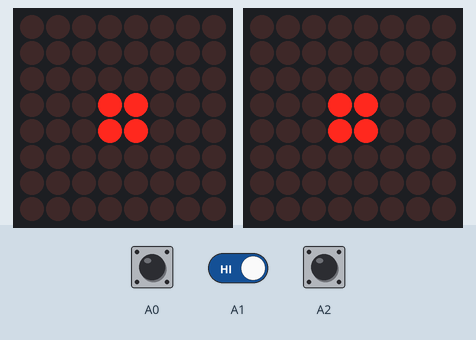
A sketch run on a simulated Arduino Uno, built with avr-gcc and run on an emulated ATmega328P. Shown: 2 × 8×8 LED matrix. Inputs (shaded band) come from the test bench; at power-on: A0 HIGH, A1 HIGH, A2 HIGH. What the sketch prints to the serial monitor is not drawn.

Above: at 1.2 s.
1.3 s: A0 pulled LOW for 0.15 s
At 1.47 s:
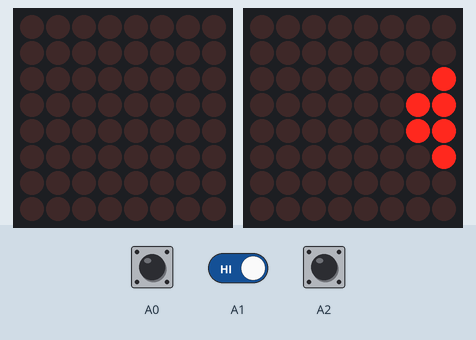
3.0 s: A1 driven LOW
6.0 s: A0 pulled LOW for 3.2 s
At 6.7 s:
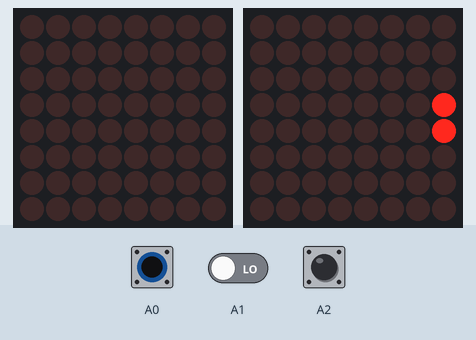
10.7 s: A2 pulled LOW for 3.2 s
At 11.4 s:
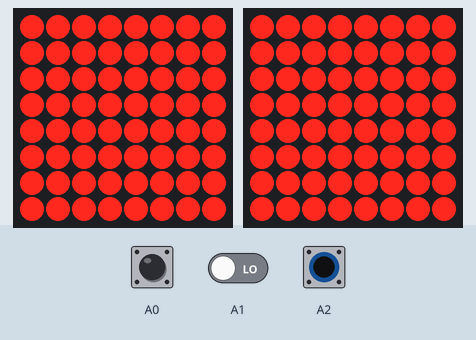

Measured:
- after the input at 1.3 s, the display: first changes at once (image 1 shows a later state)
- after the input at 6.0 s, the display: first differs from a run without the input after 0.66 s (image 2)
- after the input at 10.7 s, the display: changes at once (image 3)

The sketch:

Bici.ino
```cpp
#include <Wire.h>
#include "Adafruit_LEDBackpack.h"
#include "Adafruit_GFX.h"
#include "bici.h"

// Idle states
#define rectangulos 0
#define torreta 1
#define knight 2
#define lastidlestate torreta
#define firstidlestate rectangulos

Adafruit_8x8matrix matrix = Adafruit_8x8matrix();
Adafruit_8x8matrix matrix2 = Adafruit_8x8matrix();
int8_t a = 0;
int8_t b = 0;
int switchstate = 0;
int ML = 0;
int MR = 0;
int MS = 0;
int MI = 0;
int vueltas = 0; //Vueltas en idle

int idlestate = rectangulos;


void setup() {
  Serial.begin(9600);
  Serial.println("Ch9FOD Pwns");

  pinMode(A0, INPUT);
  digitalWrite(A0, HIGH);
  pinMode(A1, INPUT);
  digitalWrite(A1, HIGH);
  pinMode(A2, INPUT);
  digitalWrite(A2, HIGH);

  matrix.begin(0x70);  // pass in the address
  matrix.setRotation(3);
  matrix.setBrightness(0);
  matrix2.begin(0x71);  // pass in the address
  matrix2.setRotation(3);
  matrix2.setBrightness(0);
}

void loop()
{
  checkswitch();
  switch (switchstate)
  {
    case 0:
      idle();
      break;
    case 1:
      left();
      break;
    case 2:
      right();
      break;
    case 3:
      straight();
      switchstate = 0;
      break;
  }
}
///////////////////////////////////////////////////////////////////////
///////////////////////////////////////////////////////////////////////
///////////////////////////////////////////////////////////////////////
///////////////////////////////////////////////////////////////////////
///////////////////////////////////////////////////////////////////////
///////////////////////////////////////////////////////////////////////
///////////////////////////////////////////////////////////////////////
///////////////////////////////////////////////////////////////////////
///////////////////////////////////////////////////////////////////////
///////////////////////////////////////////////////////////////////////
///////////////////////////////////////////////////////////////////////
///////////////////////////////////////////////////////////////////////
///////////////////////////////////////////////////////////////////////
///////////////////////////////////////////////////////////////////////

void idle(void) {

  if(idlestate == rectangulos)
    animRect();
  else if (idlestate == torreta)
    animTorreta();
  else if (idlestate == knight)
    animKnight();
  else
    animRect();
}

///////////////////////////////////////////////////////////////////////
///////////////////////////////////////////////////////////////////////

void animRect(void){
  switch (MI) {
    case 0:
      writeRect2matrix(3,3,2,2,3,3,2,2,200);
      MI = 1;
      break;
  }
}

///////////////////////////////////////////////////////////////////////
///////////////////////////////////////////////////////////////////////

void animTorreta(void){
  switch (MI) {
    case 0:
      writeRect2matrix(0,0,8,4,0,4,8,4,100);
      MI = 1;
      break;
  }
}

///////////////////////////////////////////////////////////////////////
///////////////////////////////////////////////////////////////////////

void animKnight(void){
  switch (MI) {
    case 0:
      writeRect2matrix(0,0,8,4,0,4,8,4,100);
      MI = 1;
      break;
  }
}
/*
    case 1:
      if (idlestate == rectangulos){
        writeRect2matrix(2,2,4,4,2,2,4,4,200);
      }
//////////////////////
      if (idlestate == torreta){
        clearmatrix();
        matrix.writeDisplay();
        matrix2.writeDisplay();
        delay(100);
      }
      MI = 2;
      break;
//------------------//
    case 2:
      Serial.println("Caso 2");
      if (idlestate == rectangulos){
        writeRect2matrix(1,1,6,6,1,1,6,6,200);
      }
//////////////////////
      if (idlestate == torreta){
        clearmatrix();
        matrix.fillRect(0,0,8,4, LED_ON);
        matrix2.fillRect(0,4,8,4, LED_ON);
        matrix.writeDisplay();
        matrix2.writeDisplay();
        delay(100);
      }
      MI = 3;
      break;
//------------------//
    case 3:
      Serial.println("Caso 3");
      if (idlestate == rectangulos){
        writeRect2matrix(0,0,8,8,0,0,8,8,200);
        MI = 0;
        break;
      }
//////////////////////
      if (idlestate == torreta){
        clearmatrix();
        matrix.writeDisplay();
        matrix2.writeDisplay();
        delay(100);
        MI = 4;
        break;
      }
//------------------//
    case 4:
      Serial.println("Caso 4");
      if (idlestate == torreta){
        clearmatrix();
        matrix.fillRect(0,4,8,4, LED_ON);
        matrix2.fillRect(0,0,8,4, LED_ON);
        matrix.writeDisplay();
        matrix2.writeDisplay();
        delay(100);
        MI = 5;
        break;
      }
//------------------//
    case 5:
      Serial.println("Caso 5");
      if (idlestate == torreta){
        clearmatrix();
        matrix.writeDisplay();
        matrix2.writeDisplay();
        delay(100);
        MI = 6;
        break;
      }
//------------------//
    case 6:
      Serial.println("Caso 6");
      if (idlestate == torreta){
        clearmatrix();
        matrix.fillRect(0,4,8,4, LED_ON);
        matrix2.fillRect(0,0,8,4, LED_ON);
        matrix.writeDisplay();
        matrix2.writeDisplay();
        delay(100);
        MI = 7;
        break;
      }
//------------------//
    case 7:
      Serial.println("Caso 7");
      if (idlestate == torreta){
        clearmatrix();
        matrix.writeDisplay();
        matrix2.writeDisplay();
        delay(100);
        MI = 0;
        break;
      }
//------------------//
    }
  //idlestate++;
 // if (idlestate > lastidlestate)
 //   idlestate = firstidlestate;
*/

///////////////////////////////////////////////////////////////////////
///////////////////////////////////////////////////////////////////////

void left (void)
{
  if (ML == 0)
    {
      ML = 1;
      MS = 0;
      MR = 0;
      ///////
      a = 16;
      b = 8;
      clearmatrix();
      matrix.drawBitmap(a, 0, left_arrow, 8, 8, LED_ON);
      matrix.writeDisplay();
      matrix2.drawBitmap(b, 0, left_arrow, 8, 8, LED_ON);
      matrix2.writeDisplay();
    }
  else
  {
      a--;
      b--;
      clearmatrix();
      matrix.drawBitmap(a, 0, left_arrow, 8, 8, LED_ON);
      matrix.writeDisplay();
      matrix2.drawBitmap(b, 0, left_arrow, 8, 8, LED_ON);
      matrix2.writeDisplay();
      if (b == -8){
        b = 8;
      }
      if (a == -8)
        a = 8;
      delay(100);
  }
}

///////////////////////////////////////////////////////////////////////
///////////////////////////////////////////////////////////////////////

void right (void)
{
  if (MR == 0)
    {
      ML = 0;
      MS = 0;
      MR = 1;
      ///////
      a = -8;
      b = -16;
      clearmatrix();
      matrix.drawBitmap(a, 0, right_arrow, 8, 8, LED_ON);
      matrix.writeDisplay();
      matrix2.drawBitmap(b, 0, right_arrow, 8, 8, LED_ON);
      matrix2.writeDisplay();
    }
  else
  {
    a++;
    b++;
    clearmatrix();
    matrix.drawBitmap(a, 0, right_arrow, 8, 8, LED_ON);
    matrix.writeDisplay();
    matrix2.drawBitmap(b, 0, right_arrow, 8, 8, LED_ON);
    matrix2.writeDisplay();
    if (b == 8){
      b = -8;
    }
    if (a == 8)
      a = -8;
    delay(100);
  }
}

///////////////////////////////////////////////////////////////////////
///////////////////////////////////////////////////////////////////////

void straight (void)
{
  ML = 0;
  MS = 1;
  MR = 0;
  a = 8;
  clearmatrix();
  matrix.drawBitmap(0, a, up_arrow, 8, 8, LED_ON);
  matrix.writeDisplay();
  matrix2.drawBitmap(0, a, up_arrow, 8, 8, LED_ON);
  matrix2.writeDisplay();
  for (int8_t x=0; x<48; x++) {
      a--;
      clearmatrix();
      matrix.drawBitmap(0, a, up_arrow, 8, 8, LED_ON);
      matrix.writeDisplay();
      matrix2.drawBitmap(0, a, up_arrow, 8, 8, LED_ON);
      matrix2.writeDisplay();
      if (a == -8)
        a = 8;
      delay(100);
  }
  MI = 0;
}

///////////////////////////////////////////////////////////////////////
///////////////////////////////////////////////////////////////////////

void clearmatrix (void)
{
  matrix.clear();
  matrix2.clear();
}

///////////////////////////////////////////////////////////////////////
///////////////////////////////////////////////////////////////////////

void checkswitch (void)
{
  if(!digitalRead(A2))
  {
    while(!digitalRead(A2)) //While Brake
      {
        clearmatrix();
        matrix.setBrightness(15);
        matrix2.setBrightness(15);
        matrix.fillRect(0,0, 8,8, LED_ON);
        matrix2.fillRect(0,0, 8,8, LED_ON);
        matrix.writeDisplay();
        matrix2.writeDisplay();
      }
    matrix.setBrightness(0);
    matrix2.setBrightness(0);
    MI = 0;       //Reset idle state
    vueltas = 0;  //Reset vueltas en idle
  }
  if(!digitalRead(A0)) //Left
  {
    switchstate = 1;
  }
  else if (!digitalRead(A1)) //Right
  {
    switchstate = 2;
  }
  else
  {
    if (switchstate == 1 || switchstate == 2)
      switchstate = 3;
    else
      switchstate = 0;
  }
}

void writeRect2matrix (byte m1x1, byte m1y1, byte m1x2, byte m1y2, byte m2x1, byte m2y1, byte m2x2, byte m2y2, byte Delay)
{
  clearmatrix();
  matrix.drawRect(m1x1, m1y1, m1x2, m1y2, LED_ON);
  matrix2.drawRect(m2x1, m2y1, m2x2, m2y2, LED_ON);
  matrix.writeDisplay();
  matrix2.writeDisplay();
  delay(Delay);
}
```

bici.h
```cpp
void rectangulos(void);

static const uint8_t PROGMEM
  left_arrow[] =
  { B00010000,
    B00110000,
    B01110000,
    B11111111,
    B11111111,
    B01110000,
    B00110000,
    B00010000 },
  right_arrow[] =
  { B00001000,
    B00001100,
    B00001110,
    B11111111,
    B11111111,
    B00001110,
    B00001100,
    B00001000 },
  up_arrow[] =
  { B00011000,
    B00111100,
    B01111110,
    B11111111,
    B00011000,
    B00011000,
    B00011000,
    B00011000 };
```
